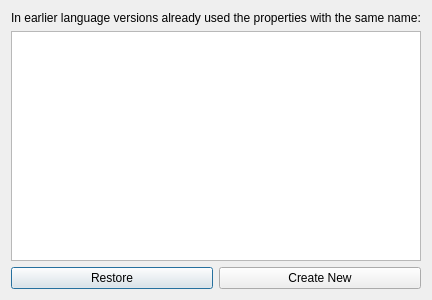
<?xml version="1.0" encoding="UTF-8"?>
<ui version="4.0">
 <class>RestorePropertiesDialog</class>
 <widget class="QDialog" name="RestorePropertiesDialog">
  <property name="geometry">
   <rect>
    <x>0</x>
    <y>0</y>
    <width>400</width>
    <height>300</height>
   </rect>
  </property>
  <property name="windowTitle">
   <string>Dialog</string>
  </property>
  <layout class="QGridLayout" name="gridLayout">
   <item row="0" column="0" colspan="2">
    <widget class="QLabel" name="label">
     <property name="text">
      <string>In earlier language versions already used the properties with the same name:</string>
     </property>
    </widget>
   </item>
   <item row="1" column="0" colspan="2">
    <widget class="QTableWidget" name="sameNamePropertiesTW"/>
   </item>
   <item row="2" column="0">
    <widget class="QPushButton" name="restoreButton">
     <property name="text">
      <string>Restore</string>
     </property>
    </widget>
   </item>
   <item row="2" column="1">
    <widget class="QPushButton" name="createNewButton">
     <property name="text">
      <string>Create New</string>
     </property>
    </widget>
   </item>
  </layout>
 </widget>
 <resources/>
 <connections/>
</ui>
